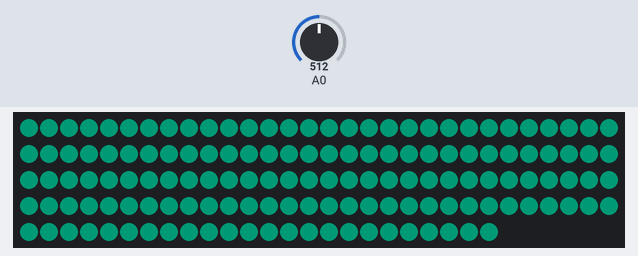
Recording of a sketch running on a simulated Arduino Uno, built with avr-gcc and run on an emulated ATmega328P. On the bench: 144 RGB LEDs in strip order, left to right, continuing on the next row. The test bench sets the inputs (shaded band); at power-on: A0 = 512. Dim RGB values are drawn brighter than linear; random numbers use the default seed unless the sketch sets one.

Above: at 0.45 s.
At 3.78 s:
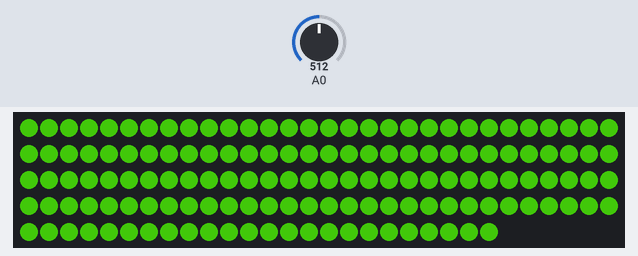
At 7.6 s:
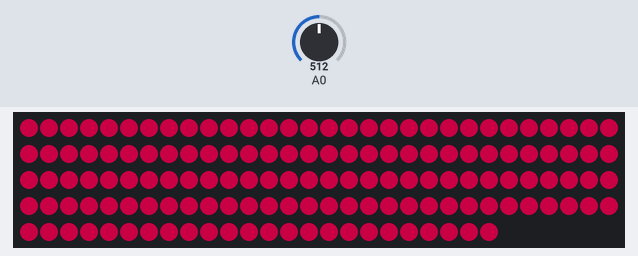
At 12.82 s:
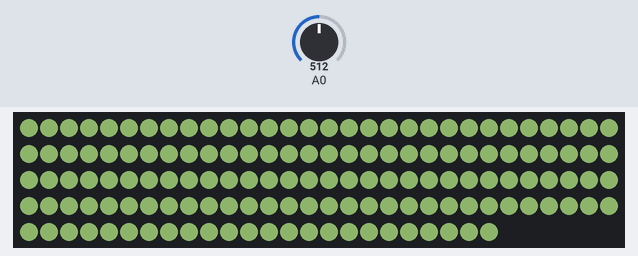
At 20.66 s:
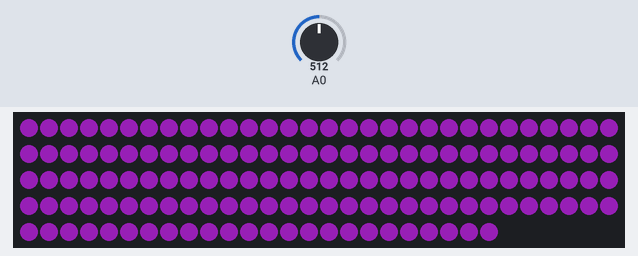
At 39.68 s:
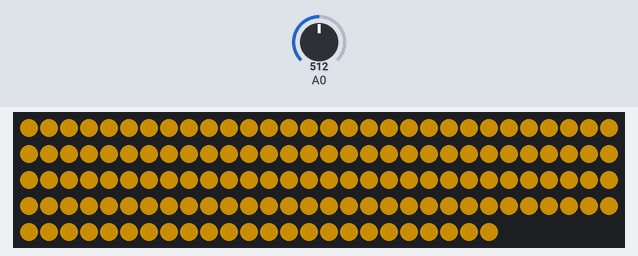

The sketch:

NeoPixelFunFadeInOut.ino
```cpp
// NeoPixelFunFadeInOut
// This example will randomly pick a color and fade all pixels to that color, then
// it will fade them to black and restart over
//
// This example demonstrates the use of a single animation channel to animate all
// the pixels at once.
//
#include <NeoPixelBus.h>
#include <NeoPixelAnimator.h>

const uint16_t PixelCount = 144; // make sure to set this to the number of pixels in your strip
const uint8_t PixelPin = 6;  // make sure to set this to the correct pin, ignored for Esp8266
const uint8_t AnimationChannels = 1; // we only need one as all the pixels are animated at once

NeoPixelBus<NeoGrbFeature, Neo800KbpsMethod> strip(PixelCount, PixelPin);
// For Esp8266, the Pin is omitted and it uses GPIO3 due to DMA hardware use.
// There are other Esp8266 alternative methods that provide more pin options, but also have
// other side effects.
//NeoPixelBus<NeoGrbFeature, Neo800KbpsMethod> strip(PixelCount);
//
// NeoEsp8266Uart800KbpsMethod uses GPI02 instead

NeoPixelAnimator animations(AnimationChannels); // NeoPixel animation management object

uint16_t effectState = 0;  // general purpose variable used to store effect state


// what is stored for state is specific to the need, in this case, the colors.
// basically what ever you need inside the animation update function
struct MyAnimationState
{
    RgbColor StartingColor;
    RgbColor EndingColor;
};

// one entry per pixel to match the animation timing manager
MyAnimationState animationState[AnimationChannels];

void SetRandomSeed()
{
    uint32_t seed;

    // random works best with a seed that can use 31 bits
    // analogRead on a unconnected pin tends toward less than four bits
    seed = analogRead(0);
    delay(1);

    for (int shifts = 3; shifts < 31; shifts += 3)
    {
        seed ^= analogRead(0) << shifts;
        delay(1);
    }

    randomSeed(seed);
}

// simple blend function
void BlendAnimUpdate(const AnimationParam& param)
{
    // this gets called for each animation on every time step
    // progress will start at 0.0 and end at 1.0
    // we use the blend function on the RgbColor to mix
    // color based on the progress given to us in the animation
    RgbColor updatedColor = RgbColor::LinearBlend(
        animationState[param.index].StartingColor,
        animationState[param.index].EndingColor,
        param.progress);

    // apply the color to the strip
    for (uint16_t pixel = 0; pixel < PixelCount; pixel++)
    {
        strip.SetPixelColor(pixel, updatedColor);
    }
}

void FadeInFadeOutRinseRepeat(float luminance)
{
    if (effectState == 0)
    {
        // Fade upto a random color
        // we use HslColor object as it allows us to easily pick a hue
        // with the same saturation and luminance so the colors picked
        // will have similiar overall brightness
        RgbColor target = HslColor(random(360) / 360.0f, 1.0f, luminance);
        uint16_t time = random(800, 2000);

        animationState[0].StartingColor = strip.GetPixelColor(0);
        animationState[0].EndingColor = target;

        animations.StartAnimation(0, time, BlendAnimUpdate);
    }
    else if (effectState == 1)
    {
        // fade to black
        uint16_t time = random(600, 700);
        RgbColor target = HslColor(random(360) / 360.0f, 1.0f, luminance);
        animationState[0].StartingColor = strip.GetPixelColor(0);
        animationState[0].EndingColor = target;//RgbColor(0);

        animations.StartAnimation(0, time, BlendAnimUpdate);
    }

    // toggle to the next effect state
    effectState = (effectState + 1) % 2;
}

void setup()
{
    strip.Begin();
    strip.Show();

    SetRandomSeed();
}

void loop()
{
    if (animations.IsAnimating())
    {
        // the normal loop just needs these two to run the active animations
        animations.UpdateAnimations();
        strip.Show();
    }
    else
    {
        // no animation runnning, start some
        //
        FadeInFadeOutRinseRepeat(0.2f); // 0.0 = black, 0.25 is normal, 0.5 is bright
    }
}
```
